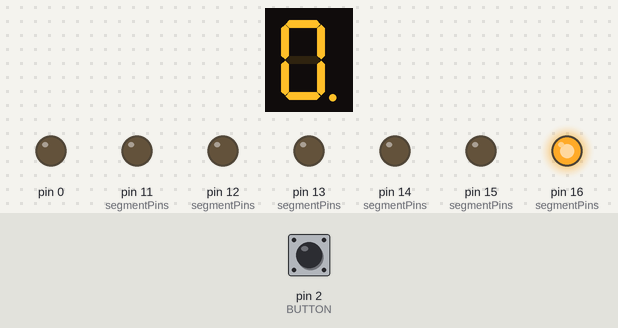
This sketch was run on a simulated Arduino Uno, built with avr-gcc and run on an emulated ATmega328P. Shown: 1-digit seven-segment display, output pins drawn as LEDs (lit = HIGH). Wiring (inferred from the names in the program): 1-digit 7-segment display, segments lit when LOW: segments pin 3, pin 4, pin 5, pin 6, pin 7, pin 8, pin 9, pin 10. Inputs (shaded band) come from the test bench; at power-on: pin 2 (BUTTON) HIGH. The segment pins are drawn as the display they are named for; pins used as bus, display or sensor lines are not drawn.

Above: at 1.2 s.
1.3 s: pin 2 (BUTTON) pulled LOW for 1 s
At 2.9 s:
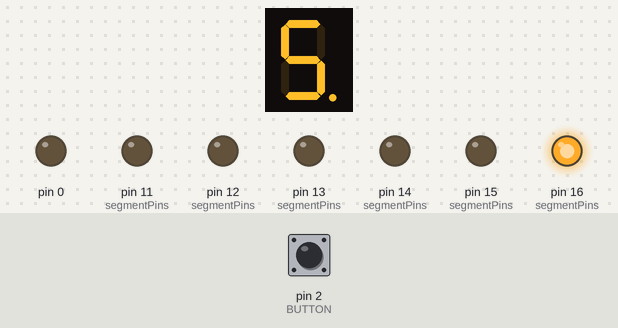
3.8 s: pin 2 (BUTTON) pulled LOW for 0.15 s
At 4.2 s:
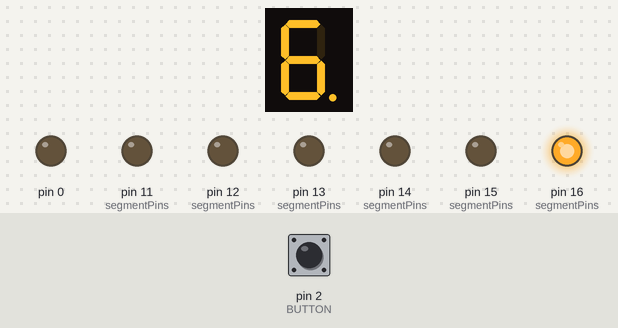
5.4 s: pin 2 (BUTTON) pulled LOW for 0.15 s
At 6.6 s:
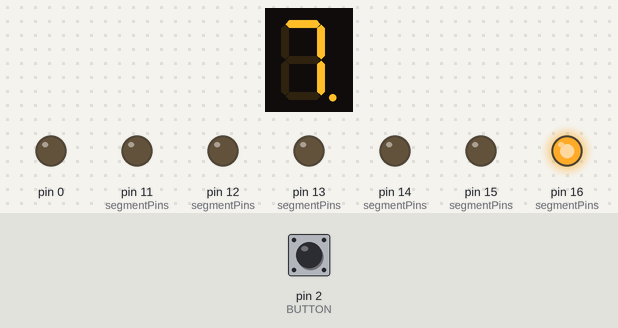
7.0 s: pin 2 (BUTTON) pulled LOW for 3.2 s
At 11.3 s:
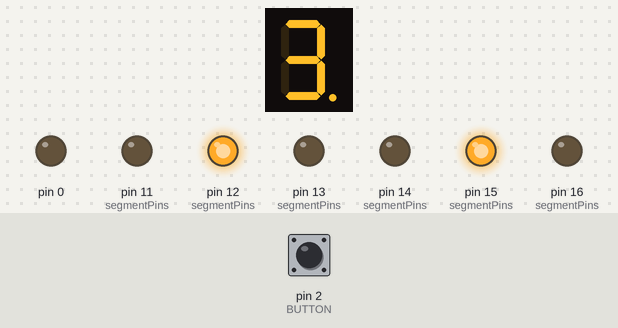
11.7 s: pin 2 (BUTTON) pulled LOW for 0.15 s
At 12.6 s:
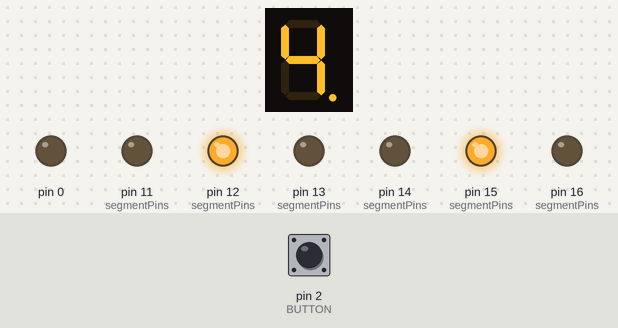
13.3 s: pin 2 (BUTTON) pulled LOW for 1 s
At 14.4 s:
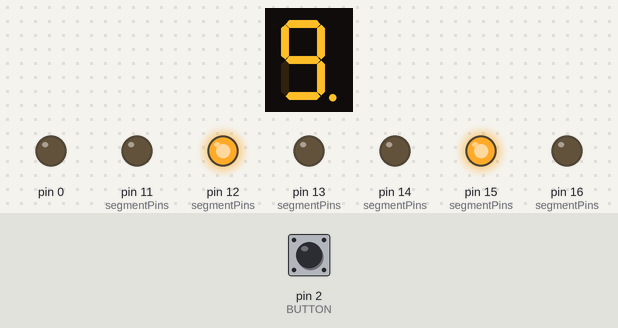
Timing chart, 0 to 16.3 s (numbered marks = the images above; inputs shaded):
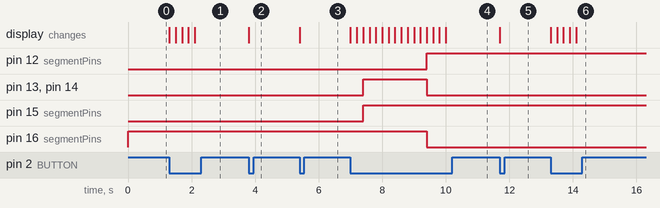

Measured:
- after the input at 1.3 s, the display: first changes at once (image 1 shows a later state)
- after the input at 3.8 s, the display: changes at once (image 2)
- after the input at 5.4 s, the display: changes at once (image 3)
- after the input at 7.0 s, pin 12 (segmentPins): LOW → HIGH after 2.4 s; pin 13 (segmentPins), pin 14 (segmentPins): LOW → HIGH after 0.40 s, → LOW 2.0 s later; pin 15 (segmentPins): LOW → HIGH after 0.40 s; pin 16 (segmentPins): HIGH → LOW after 2.4 s; the display: first changes at once (image 4 shows a later state)
- after the input at 11.7 s, the display: changes at once (image 5)
- after the input at 13.3 s, the display: first changes at once (image 6 shows a later state)

The sketch:

Contando_numeros_de_0_a_99_com_o_botao.ino
```cpp
#define BUTTON 2

// Pinos dos segmentos para cada display (unidades, dezenas)
const int segmentPins[3][7] = {
  {3, 4, 5, 6, 7, 8, 9}, // Unidades
  {10, 11, 12, 13, 14, 15, 16}, // Dezenas
};

int counter = 0;

// Matriz para display de anodo comum (1 = apagado, 0 = aceso)
const byte numbers[10][7] = {
  {0,0,0,0,0,0,1}, // 0
  {1,0,0,1,1,1,1}, // 1
  {0,0,1,0,0,1,0}, // 2
  {0,0,0,0,1,1,0}, // 3
  {1,0,0,1,1,0,0}, // 4
  {0,1,0,0,1,0,0}, // 5
  {0,1,0,0,0,0,0}, // 6
  {0,0,0,1,1,1,1}, // 7
  {0,0,0,0,0,0,0}, // 8
  {0,0,0,0,1,0,0}  // 9
};

// Função para exibir um número em um display específico
void displayNumber(int num, const int segment[7]) {
  for (int i = 0; i < 7; i++) {
    digitalWrite(segment[i], numbers[num][i]);
  }
}

void setup() {
  // Configurar pinos dos segmentos como saída
  for (int i = 0; i < 3; i++) {
    for (int j = 0; j < 7; j++) {
      pinMode(segmentPins[i][j], OUTPUT);
    }
  }

  pinMode(BUTTON, INPUT_PULLUP); // Botão com resistor pull-up interno

  // Inicializar display com 000
  displayNumber(0, segmentPins[0]); // Unidades
  displayNumber(0, segmentPins[1]); // Dezenas
}

void loop() {
  while (digitalRead(BUTTON) == LOW) { // Enquanto o botão estiver pressionado
    counter = (counter + 1) % 100; // Incrementa e reinicia ao atingir 99

    int unidades = counter % 10;
    int dezenas = (counter / 10) % 10;

    displayNumber(unidades, segmentPins[0]); // Atualiza Unidades
    displayNumber(dezenas, segmentPins[1]);  // Atualiza Dezenas

    delay(200); // Controle da velocidade de contagem
  }
}
```
